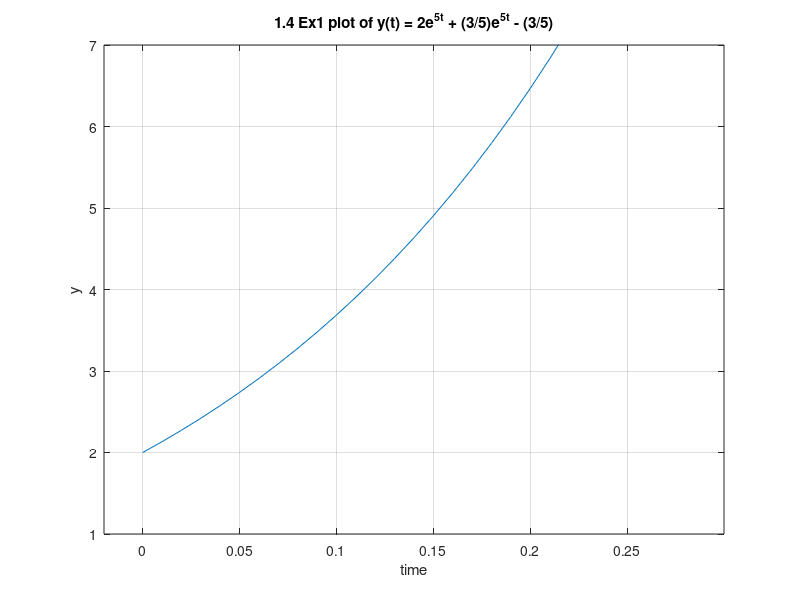
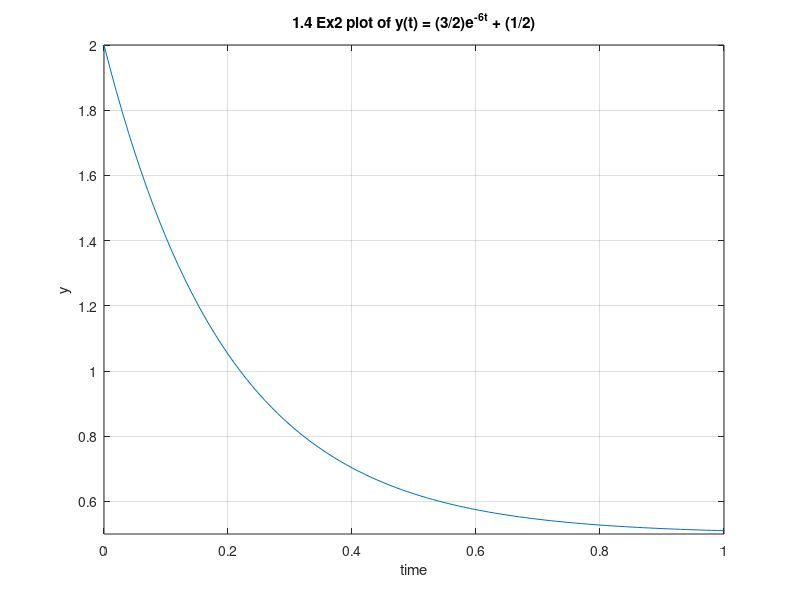

Reproduce these figures in MATLAB, in order.
% Solution to y' = ay + q(t) when q(t) = constant source  is 
% y(t) = y(0)e^(at) + (q/a)(e^(at) - 1)

% 1.4 Ex 1: Solve dy/dt -5y = 3 starting from y(0) = 2
% a = 5, q = 3, y(0) = 2
% y(t) = 2e^(5t) + (3/5)e^(5t) - (3/5)

% run with $ matlab -batch "ex_1_and_2"

t = 0.0:0.01:10.0;

y = 2*(exp(5*t)) + (3/5)*(exp(5*t)) - (3/5)

f = figure;
plot(t,y);
ylim([1 7]);
xlim([-0.02 0.3]);
grid on;
title("1.4 Ex1 plot of y(t) = 2e^{5t} + (3/5)e^{5t} - (3/5)");
xlabel("time");
ylabel("y");
uiwait(f);

% 1.4 Ex 2: dy/dt = 3 - 6y starting from y(0) = 2
% a = -6, q = 3, y(0) = 2
% y(t) = 2e^(-6t) + (3/-6)e^(-6t) - (3/-6)
% y(t) = 2e^(-6t) - (1/2)e^(-6t) + (1/2)
% y(t) = (3/2)e^(-6t) + (1/2)

t = 0.0:0.01:10.0;

y = (3/2)*(exp(-5*t)) + (1/2)

f = figure;
plot(t,y);
ylim([0.5 2]);
xlim([0 1]);
grid on;
title("1.4 Ex2 plot of y(t) = (3/2)e^{-6t} + (1/2)");
xlabel("time");
ylabel("y");
uiwait(f);